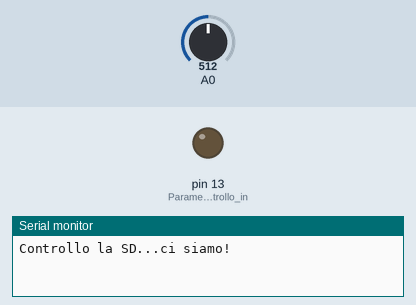
Recording of a sketch running on a simulated Arduino Uno, built with avr-gcc and run on an emulated ATmega328P. On the bench: output pins drawn as LEDs (lit = HIGH), the last lines printed to the serial monitor. The inputs (shaded band) are chosen by the test bench; at power-on: A0 = 512. Storage starts empty.

Above: at 0.1 s.
At 5.1 s:
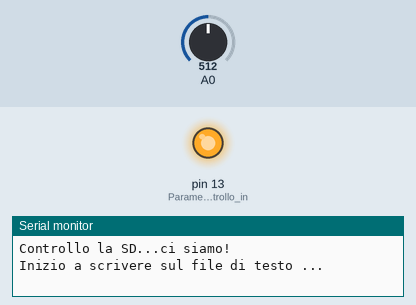
Timing chart, 0 to 6.6 s (numbered marks = the images above):
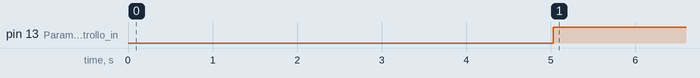

Measured:
- by itself, pin 13 (Parametro_di_controllo_in): LOW → HIGH at 5.0 s

The sketch:

Misura_LuceAmbiente.ino
```cpp
/*
Uso questo codice per misurare la luce ambientale tramite una fotoresistenza. In realtà sarebbe più corretto dire che misuro la caduta di potenziale ai capi
della resistenza, ma esistendo una correlazione tra le due grandezze, basterebbe studiare il tipo di funzione che lega le due grandezze per poter passare
dall'una all'altra...
*/
#include <SPI.h>
#include <SD.h>

File dati;
int valore;

void setup() {
  Serial.begin(9600);
  while (!Serial) {
    ;
  }
  pinMode(LED_BUILTIN, OUTPUT); //Parametro di controllo in preparazione
  Serial.print("Controllo la SD...");
  if (!SD.begin(4)) { //Per sicurezza, verifico che la scheda sia inserita e scrivibile
    Serial.println("errore!");
    while (1);
  }
  Serial.println("ci siamo!");
  SD.remove("DATI_LUCE.TXT"); //Cancello il precedente file (se presente)
  delay(5000);
    Serial.print("Inizio a scrivere sul file di testo ...");
  dati = SD.open("DATI_LUCE.TXT", FILE_WRITE); //Apro il file, che verrà chiuso a fine misurazione. Faccio così per evitare di attendere che il singolo dato vada scritto sul file ad ogni iterazione, causando eccessivo stress sulla micro SD
  //se ho creato/trovato il file, scrivo un valore al secondo per 24h
  digitalWrite(LED_BUILTIN, HIGH); //Durante la misurazione, tengo acceso il led integrato sulla board
  if (dati) {
    for (int i = 0; i <=86400; i++) { //86400 + 1 valori, scarteremo il primo perchè "sporcato" dalle fluttuazioni di corrente all'interno della board all'accensione del pin 5V
       valore = analogRead(A0);
       dati.println(valore);
       delay(1000);
  }
    dati.close(); //Chiudo il file e lo salvo...
    digitalWrite(LED_BUILTIN, LOW); //...spengo il led...
    Serial.println("fine."); //...e fine!
  }
  else {
    Serial.println("errore nell'aprire il file!");
  }
}

void loop() {
 //Tutto il programma va in setup in quanto va eseguito una sola volta e non voglio che si ripeta la misurazione al termine delle 24H
}
```
